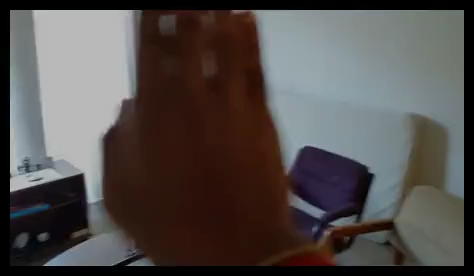
#> input picture challenge_third/GAG/frame.png, 474 x 276 px
$ jupyter execute --allow-errors challenge_3_GAG.ipynb   (Python 2 division)
#> lines starting #> are read from the running program, lines starting #| are printed output that depends on the picture; after the words box and inside, x2 and y2 are one past the last pixel; in counts of white or black regions, pixels touching at a corner belong together
# Reading in the files

[cell 1]
import cv2
import numpy as np

#Read the image, convert it into grayscale, and make in binary image for threshold value of 1.
img = cv2.imread('frame.png')
#> img is the input picture: shape (276, 474, 3); mean B, G, R 75.4, 77.2, 82.6
gray = cv2.cvtColor(img,cv2.COLOR_BGR2GRAY)
_,thresh = cv2.threshold(gray,1,255,cv2.THRESH_BINARY)
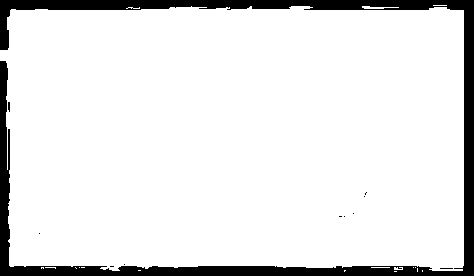
#> thresh: shape (276, 474); 89.9% white; 11 black regions (10 under 20 px)

#Now find contours in it. There will be only one object, so find bounding rectangle for it.

contours = cv2.findContours(thresh,cv2.RETR_EXTERNAL,cv2.CHAIN_APPROX_SIMPLE)
#> contours = 18 contours, 16 with area under 20; largest, box (x1, y1, x2, y2) and area: (0, 6, 464, 271) 116726, (362, 6, 399, 9) 28
cnt = contours[0]
#> cnt has the same summary as contours
#> (the rest of this cell did not finish here and is left out)

[cell 2]
import numpy as np

def autocrop(image, threshold=0):
    """Crops any edges below or equal to threshold

    Crops blank image to 1x1.

    Returns cropped image.

    """
#> called with threshold = 0
    if len(image.shape) == 3:
        flatImage = np.max(image, 2)
    else:
        flatImage = image
    assert len(flatImage.shape) == 2

    rows = np.where(np.max(flatImage, 0) > threshold)[0]
#> rows = 466 values from 0 to 465
    if rows.size:
        cols = np.where(np.max(flatImage, 1) > threshold)[0]
#> cols = 274 values from 0 to 273
        image = image[cols[0]: cols[-1] + 1, rows[0]: rows[-1] + 1]
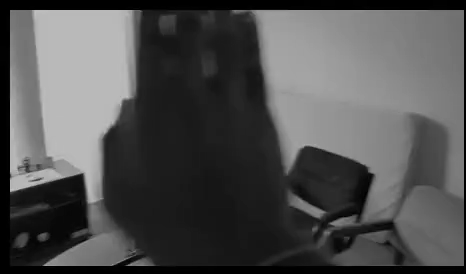
#> image: shape (274, 466); min 0, max 196, mean 80.6
    else:
        image = image[:1, :1]

    return image

img = cv2.imread('frame.png')
gray = cv2.cvtColor(img,cv2.COLOR_BGR2GRAY)
crop = autocrop(gray)
cv2.imwrite('framemodOther.png',crop)
#> Out = True

[cell 3]
def crop_image(img,tol=0):
    # img is image data
    # tol  is tolerance
    mask = img>tol
    return img[np.ix_(mask.any(1),mask.any(0))]

img = cv2.imread('frame.png')
gray = cv2.cvtColor(img,cv2.COLOR_BGR2GRAY)
crop = autocrop(gray)
cv2.imwrite('framemodThird.png',crop)
#> Out = True

## Image histogram equalization

[cell 4]
from skimage import data, img_as_float
from skimage import exposure
import cv2
import numpy as np

img1 = cv2.imread('histogramNormalization/first.png',0)
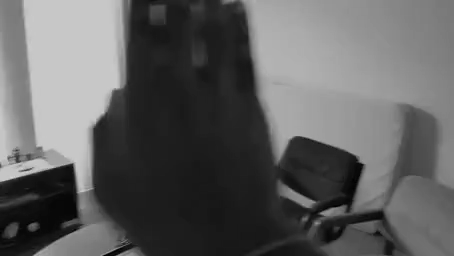
#> input picture challenge_third/GAG/histogramNormalization/first.png, 454 x 256 px
#> img1 is the input picture: shape (256, 454); min 0, max 213, mean 95.4
img2 = cv2.imread('histogramNormalization/second.png',0)
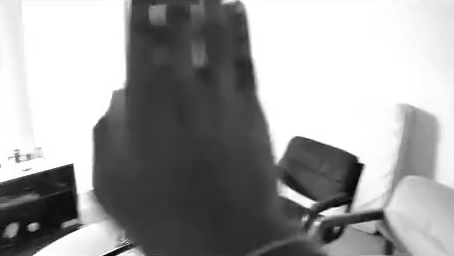
#> input picture challenge_third/GAG/histogramNormalization/second.png, 454 x 256 px
#> img2 is the input picture: shape (256, 454); min 0, max 255, mean 157.1
# Equalization
#img = cv2.imread('wiki.jpg',0)
equ1 = cv2.equalizeHist(img1)
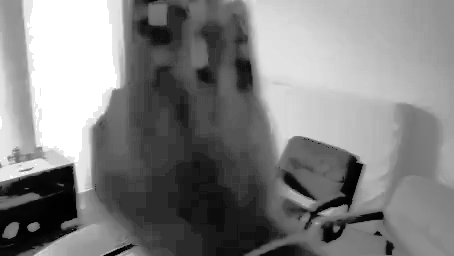
#> equ1: shape (256, 454); min 0, max 255, mean 129.9
equ2 = cv2.equalizeHist(img2)
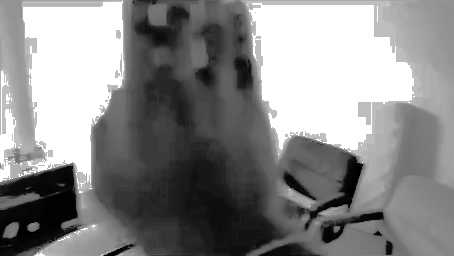
#> equ2: shape (256, 454); min 0, max 255, mean 136.8
res = np.hstack((equ1,equ2)) #stacking images side-by-side
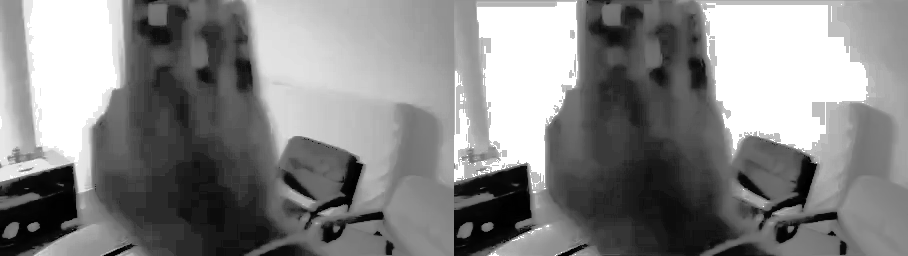
#> res: shape (256, 908); min 0, max 255, mean 133.4
cv2.imwrite('histogramNormalization/res.png',res)


# create a CLAHE object (Arguments are optional).
clahe = cv2.createCLAHE(clipLimit=2.0, tileGridSize=(8,8))
cl1 = clahe.apply(img1)
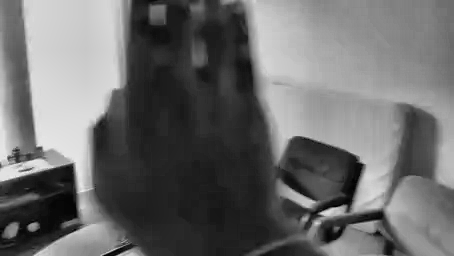
#> cl1: shape (256, 454); min 1, max 237, mean 107.1
cl2 = clahe.apply(img2)
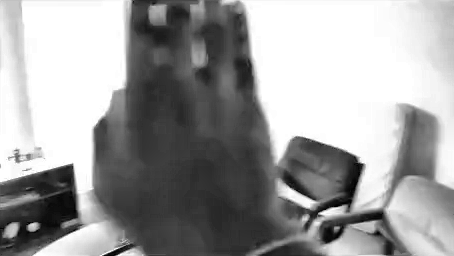
#> cl2: shape (256, 454); min 0, max 255, mean 158.4
res_cl = np.hstack((cl1, cl2)) #stacking images side-by-side
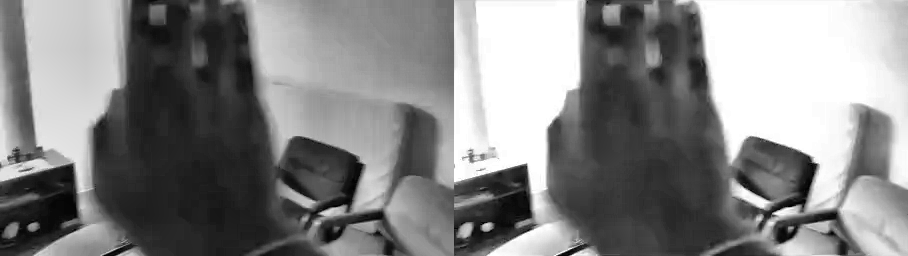
#> res_cl: shape (256, 908); min 0, max 255, mean 132.7
cv2.imwrite('histogramNormalization/res_cl.png',res_cl)
#> Out = True

# distances between hex values

[cell 5]
# This function takes in a list of key value pairs (image key, hex value string) and
# Finds all combinations of the pairs and then calculated the number of different bits between two hash strings
# It returns a sorted list, sorted in reverse order so the pairs with the highest difference are on the top of the list
def find_hamming_distances(tuple_pair_array):
    distances = []

    # find all combinations
    for i in combinations(tuple_pair_array, 2):
        distance =  get_hamming_distance(i[0][1],i[1][1])
        distances.append((i[0],i[1],distance))

    distances = sorted(distances, key =  lambda x:x[2], reverse=True)

    for distance_pair in distances:
        output = "{}|{} - {}|{} - {}".format(
            distance_pair[0][0],
            distance_pair[1][0],
            distance_pair[0][1],
            distance_pair[1][1],
            distance_pair[2]
        )

        print output


# Functions that finds number of different bits between two hash strings
def get_hamming_distance(hash_string1, hash_string2):
    """Get the number of different bits between two hash strings."""
    dist = 0
    # get diff matrices from hash string
    bits1 = hash_to_bits(hash_string1)
    bits2 = hash_to_bits(hash_string2)

    # compute distance
    for bit1, bit2 in zip(bits1, bits2):
        if bit1 != bit2:
            dist += 1
    return dist

def hash_to_bits(hash_string):
    """Convert a hash string into the corresponding bit string."""
    bits = []
    # Convert into individual hex numbers
    hex_nums = ['0x' + hash_string[i:i+2] for i in range(0, len(hash_string), 2)]
    for hex_num in hex_nums:
        bit_string = bin(int(hex_num, 16))[2:].rjust(8, '0') # binary string
        bits.append(bit_string)
    return "".join(bits) # return as one string
